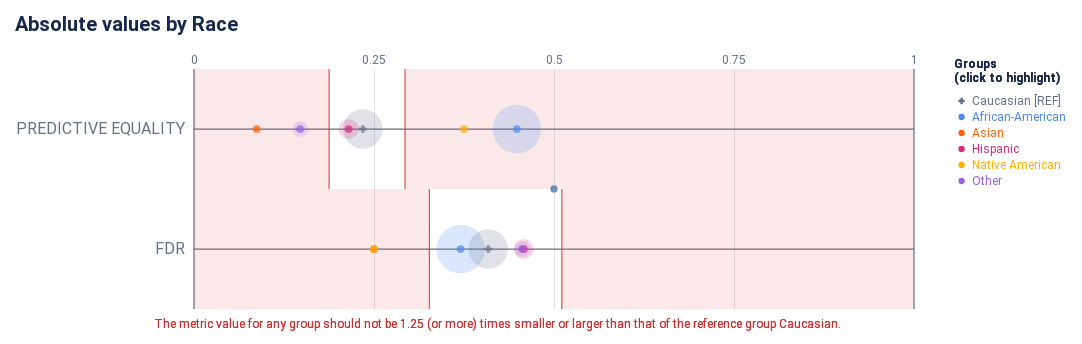

Notebook code cell kept with this figure:
### Markdown cell above
#### Check how the fairness threshold maps to the absolute values of each metric

### Code cell
ap.absolute(bdf, metrics, 'race', fairness_threshold = disparity_tolerance)

### Figure 1 — Vega-Lite specification as saved in the notebook (floating-point values rounded to 4 significant figures)
{"config": {"view": {"continuousWidth": 300, "continuousHeight": 300, "strokeWidth": 0}, "axisLeft": {"labelColor": "rgb(102, 111, 137)", "labelFont": "Roboto, Arial, sans-serif", "labelFontSize": 16}, "title": {"anchor": "start", "color": "rgb(25, 39, 78)", "font": "Roboto, Arial, sans-serif", "fontSize": 20, "fontWeight": "bold"}}, "layer": [{"data": {"name": "data-fc218cc0ce6583954e76f15117942866"}, "mark": {"type": "rule", "stroke": "rgb(102, 111, 137)", "strokeWidth": 1.25, "tooltip": null}, "encoding": {"x": {"field": "start", "scale": {"domain": [0, 1], "range": [40.0, 760.0]}, "type": "quantitative"}, "x2": {"field": "end"}, "y": {"axis": {"domain": false, "labelAngle": 0, "labelPadding": -30, "orient": "left", "ticks": false, "title": null}, "field": "y_position", "scale": {"domain": ["PREDICTIVE EQUALITY", "FDR"], "range": [30.0, 270.0]}, "type": "nominal"}}}, {"data": {"name": "data-530a0015f307685e83be78af23d6ae21"}, "mark": {"type": "rule", "stroke": "rgb(102, 111, 137)", "strokeWidth": 1.25, "tooltip": null}, "encoding": {"x": {"field": "x_position", "scale": {"domain": [0, 1], "range": [40.0, 760.0]}, "type": "quantitative"}, "y": {"value": 30.0}, "y2": {"value": 270.0}}}, {"data": {"name": "data-5583314adf91e201f1fae4954d44c62d"}, "mark": {"type": "text", "align": "center", "color": "rgb(102, 111, 137)", "font": "Roboto, Arial, sans-serif", "fontSize": 12, "fontWeight": "normal", "tooltip": null}, "encoding": {"text": {"field": "value", "type": "nominal"}, "x": {"field": "value", "scale": {"domain": [0, 1], "range": [40.0, 760.0]}, "type": "quantitative"}, "y": {"value": 21.0}}}, {"layer": [{"mark": {"type": "rect", "opacity": 0.8, "stroke": "rgb(211, 47, 47)", "strokeWidth": 1.25, "tooltip": null}, "encoding": {"x": {"field": "lower_threshold_value", "scale": {"domain": [0, 1], "range": [40.0, 760.0]}, "type": "quantitative"}, "x2": {"field": "lower_threshold_value"}, "y": {"axis": {"domain": false, "grid": false, "labels": false, "ticks": false, "title": null}, "field": "metric", "scale": {"domain": ["PREDICTIVE EQUALITY", "FDR"], "range": [30.0, 270.0]}, "type": "nominal"}}}, {"mark": {"type": "rect", "opacity": 0.8, "stroke": "rgb(211, 47, 47)", "strokeWidth": 1.25, "tooltip": null}, "encoding": {"x": {"field": "upper_threshold_value", "scale": {"domain": [0, 1], "range": [40.0, 760.0]}, "type": "quantitative"}, "x2": {"field": "upper_threshold_value"}, "y": {"axis": {"domain": false, "grid": false, "labels": false, "ticks": false, "title": null}, "field": "metric", "scale": {"domain": ["PREDICTIVE EQUALITY", "FDR"], "range": [30.0, 270.0]}, "type": "nominal"}}}, {"layer": [{"mark": {"type": "rect", "fill": "rgb(211, 47, 47)", "opacity": 0.1, "tooltip": null}, "encoding": {"x": {"field": "lower_threshold_value", "scale": {"domain": [0, 1], "range": [40.0, 760.0]}, "type": "quantitative"}, "x2": {"field": "lower_end"}, "y": {"axis": {"domain": false, "grid": false, "labels": false, "ticks": false, "title": null}, "field": "metric", "scale": {"domain": ["PREDICTIVE EQUALITY", "FDR"], "range": [30.0, 270.0]}, "type": "nominal"}}}, {"mark": {"type": "rect", "fill": "rgb(211, 47, 47)", "opacity": 0.1, "tooltip": null}, "encoding": {"x": {"field": "upper_threshold_value", "scale": {"domain": [0, 1], "range": [40.0, 760.0]}, "type": "quantitative"}, "x2": {"field": "upper_end"}, "y": {"axis": {"domain": false, "grid": false, "labels": false, "ticks": false, "title": null}, "field": "metric", "scale": {"domain": ["PREDICTIVE EQUALITY", "FDR"], "range": [30.0, 270.0]}, "type": "nominal"}}}]}, {"layer": [{"mark": {"type": "text", "align": "left", "baseline": "top", "fill": "rgb(211, 47, 47)", "font": "Roboto, Arial, sans-serif", "fontSize": 12, "fontWeight": "normal", "tooltip": null}, "encoding": {"text": {"value": "The metric value for any group should not be 1.25 (or more) times smaller or larger than that of the reference group Caucasian."}, "x": {"value": 0}, "y": {"value": 280.0}}}], "data": {"name": "data-de84bc8c822dac0bd3b12b0342548471"}}], "data": {"name": "data-5351a32f957a55e86fe1aa5bbd26947d"}}, {"layer": [{"data": {"name": "empty"}, "mark": {"type": "circle"}}, {"data": {"name": "data-6f78e3c2df91bcbd9c868a1c37493d02"}, "mark": {"type": "circle", "cursor": "pointer", "opacity": 0.2}, "encoding": {"color": {"condition": {"param": "param_7", "empty": true, "field": "attribute_value", "legend": null, "scale": {"domain": ["Caucasian", "African-American", "Asian", "Hispanic", "Native American", "Other"], "range": ["rgb(102, 111, 137)", "rgb(76, 136, 238)", "rgb(254, 97, 0)", "rgb(220, 38, 127)", "rgb(255, 176, 0)", "rgb(150, 95, 230)"]}, "type": "nominal"}, "value": "rgb(225, 226, 231)"}, "size": {"field": "group_size", "legend": null, "scale": {"domain": [0, 4435.0], "range": [0, 2827.0]}, "type": "quantitative"}, "tooltip": [{"field": "attribute_value", "title": "Group", "type": "nominal"}, {"field": "tooltip_group_size", "title": "Group Size", "type": "nominal"}, {"field": "tooltip_disparity_explanation_fpr", "title": "Disparity", "type": "nominal"}, {"field": "fpr", "format": ".2f", "title": "PREDICTIVE EQUALITY", "type": "quantitative"}], "x": {"axis": {"domain": false, "gridColor": "rgb(225, 226, 231)", "labels": false, "ticks": false, "title": null, "values": [0.25, 0.5, 0.75]}, "field": "fpr", "scale": {"domain": [0, 1], "range": [40.0, 760.0]}, "type": "quantitative"}, "y": {"axis": {"domain": false, "grid": false, "labels": false, "ticks": false, "title": null}, "field": "metric_variable", "scale": {"domain": ["PREDICTIVE EQUALITY", "FDR"], "range": [30.0, 270.0]}, "type": "nominal"}}, "name": "view_8", "transform": [{"calculate": "'PREDICTIVE EQUALITY'", "as": "metric_variable"}]}, {"data": {"name": "data-6f78e3c2df91bcbd9c868a1c37493d02"}, "mark": {"type": "circle", "cursor": "pointer", "opacity": 0.2}, "encoding": {"color": {"condition": {"param": "param_7", "empty": true, "field": "attribute_value", "legend": null, "scale": {"domain": ["Caucasian", "African-American", "Asian", "Hispanic", "Native American", "Other"], "range": ["rgb(102, 111, 137)", "rgb(76, 136, 238)", "rgb(254, 97, 0)", "rgb(220, 38, 127)", "rgb(255, 176, 0)", "rgb(150, 95, 230)"]}, "type": "nominal"}, "value": "rgb(225, 226, 231)"}, "size": {"field": "group_size", "legend": null, "scale": {"domain": [0, 4435.0], "range": [0, 2827.0]}, "type": "quantitative"}, "tooltip": [{"field": "attribute_value", "title": "Group", "type": "nominal"}, {"field": "tooltip_group_size", "title": "Group Size", "type": "nominal"}, {"field": "tooltip_disparity_explanation_fdr", "title": "Disparity", "type": "nominal"}, {"field": "fdr", "format": ".2f", "title": "FDR", "type": "quantitative"}], "x": {"axis": {"domain": false, "gridColor": "rgb(225, 226, 231)", "labels": false, "ticks": false, "title": null, "values": [0.25, 0.5, 0.75]}, "field": "fdr", "scale": {"domain": [0, 1], "range": [40.0, 760.0]}, "type": "quantitative"}, "y": {"axis": {"domain": false, "grid": false, "labels": false, "ticks": false, "title": null}, "field": "metric_variable", "scale": {"domain": ["PREDICTIVE EQUALITY", "FDR"], "range": [30.0, 270.0]}, "type": "nominal"}}, "name": "view_10", "transform": [{"calculate": "'FDR'", "as": "metric_variable"}]}, {"layer": [{"data": {"name": "empty"}, "mark": {"type": "point"}}, {"data": {"name": "data-6f78e3c2df91bcbd9c868a1c37493d02"}, "mark": {"type": "point", "cursor": "pointer", "filled": true, "size": 60}, "encoding": {"color": {"condition": {"param": "param_7", "empty": true, "field": "attribute_value", "legend": null, "scale": {"domain": ["Caucasian", "African-American", "Asian", "Hispanic", "Native American", "Other"], "range": ["rgb(102, 111, 137)", "rgb(76, 136, 238)", "rgb(254, 97, 0)", "rgb(220, 38, 127)", "rgb(255, 176, 0)", "rgb(150, 95, 230)"]}, "type": "nominal"}, "value": "rgb(225, 226, 231)"}, "shape": {"field": "attribute_value", "legend": null, "scale": {"domain": ["Caucasian", "African-American", "Asian", "Hispanic", "Native American", "Other"], "range": ["cross", "circle", "circle", "circle", "circle", "circle"]}, "type": "nominal"}, "tooltip": [{"field": "attribute_value", "title": "Group", "type": "nominal"}, {"field": "tooltip_group_size", "title": "Group Size", "type": "nominal"}, {"field": "tooltip_disparity_explanation_fpr", "title": "Disparity", "type": "nominal"}, {"field": "fpr", "format": ".2f", "title": "PREDICTIVE EQUALITY", "type": "quantitative"}], "x": {"axis": {"domain": false, "gridColor": "rgb(225, 226, 231)", "labels": false, "ticks": false, "title": null, "values": [0.25, 0.5, 0.75]}, "field": "fpr", "scale": {"domain": [0, 1], "range": [40.0, 760.0]}, "type": "quantitative"}, "y": {"axis": {"domain": false, "grid": false, "labels": false, "ticks": false, "title": null}, "field": "metric_variable", "scale": {"domain": ["PREDICTIVE EQUALITY", "FDR"], "range": [30.0, 270.0]}, "type": "nominal"}}, "name": "view_7", "transform": [{"calculate": "'PREDICTIVE EQUALITY'", "as": "metric_variable"}]}, {"data": {"name": "data-6f78e3c2df91bcbd9c868a1c37493d02"}, "mark": {"type": "point", "cursor": "pointer", "filled": true, "size": 60}, "encoding": {"color": {"condition": {"param": "param_7", "empty": true, "field": "attribute_value", "legend": null, "scale": {"domain": ["Caucasian", "African-American", "Asian", "Hispanic", "Native American", "Other"], "range": ["rgb(102, 111, 137)", "rgb(76, 136, 238)", "rgb(254, 97, 0)", "rgb(220, 38, 127)", "rgb(255, 176, 0)", "rgb(150, 95, 230)"]}, "type": "nominal"}, "value": "rgb(225, 226, 231)"}, "shape": {"field": "attribute_value", "legend": null, "scale": {"domain": ["Caucasian", "African-American", "Asian", "Hispanic", "Native American", "Other"], "range": ["cross", "circle", "circle", "circle", "circle", "circle"]}, "type": "nominal"}, "tooltip": [{"field": "attribute_value", "title": "Group", "type": "nominal"}, {"field": "tooltip_group_size", "title": "Group Size", "type": "nominal"}, {"field": "tooltip_disparity_explanation_fdr", "title": "Disparity", "type": "nominal"}, {"field": "fdr", "format": ".2f", "title": "FDR", "type": "quantitative"}], "x": {"axis": {"domain": false, "gridColor": "rgb(225, 226, 231)", "labels": false, "ticks": false, "title": null, "values": [0.25, 0.5, 0.75]}, "field": "fdr", "scale": {"domain": [0, 1], "range": [40.0, 760.0]}, "type": "quantitative"}, "y": {"axis": {"domain": false, "grid": false, "labels": false, "ticks": false, "title": null}, "field": "metric_variable", "scale": {"domain": ["PREDICTIVE EQUALITY", "FDR"], "range": [30.0, 270.0]}, "type": "nominal"}}, "name": "view_9", "transform": [{"calculate": "'FDR'", "as": "metric_variable"}]}]}]}, {"layer": [{"mark": {"type": "point", "cursor": "pointer", "filled": true, "opacity": 1, "size": 40}, "encoding": {"color": {"condition": {"param": "param_7", "empty": true, "field": "attribute_value", "legend": null, "scale": {"domain": ["Caucasian", "African-American", "Asian", "Hispanic", "Native American", "Other"], "range": ["rgb(102, 111, 137)", "rgb(76, 136, 238)", "rgb(254, 97, 0)", "rgb(220, 38, 127)", "rgb(255, 176, 0)", "rgb(150, 95, 230)"]}, "type": "nominal"}, "value": "rgb(225, 226, 231)"}, "shape": {"field": "attribute_value", "legend": null, "scale": {"domain": ["Caucasian", "African-American", "Asian", "Hispanic", "Native American", "Other"], "range": ["cross", "circle", "circle", "circle", "circle", "circle"]}, "type": "nominal"}, "x": {"value": 807.6}, "y": {"axis": {"domain": false, "grid": false, "labels": false, "ticks": false, "title": null}, "field": "attribute_value", "scale": {"domain": ["Caucasian", "African-American", "Asian", "Hispanic", "Native American", "Other"], "range": [54, 150]}, "type": "nominal"}}, "name": "view_11"}, {"mark": {"type": "text", "align": "left", "baseline": "middle", "cursor": "pointer", "font": "Roboto, Arial, sans-serif", "fontSize": 12, "fontWeight": "normal"}, "encoding": {"color": {"condition": {"param": "param_7", "empty": true, "field": "attribute_value", "legend": null, "scale": {"domain": ["Caucasian", "African-American", "Asian", "Hispanic", "Native American", "Other"], "range": ["rgb(102, 111, 137)", "rgb(76, 136, 238)", "rgb(254, 97, 0)", "rgb(220, 38, 127)", "rgb(255, 176, 0)", "rgb(150, 95, 230)"]}, "type": "nominal"}, "value": "rgb(225, 226, 231)"}, "text": {"field": "label", "type": "nominal"}, "x": {"value": 818.1}, "y": {"axis": {"domain": false, "grid": false, "labels": false, "ticks": false, "title": null}, "field": "attribute_value", "scale": {"domain": ["Caucasian", "African-American", "Asian", "Hispanic", "Native American", "Other"], "range": [54, 150]}, "type": "nominal"}}, "name": "view_12"}, {"data": {"name": "data-de84bc8c822dac0bd3b12b0342548471"}, "mark": {"type": "text", "align": "left", "baseline": "top", "color": "rgb(25, 39, 78)", "font": "Roboto, Arial, sans-serif", "fontSize": 12, "fontWeight": "bold"}, "encoding": {"text": {"value": "(click to highlight)"}, "x": {"value": 800}, "y": {"value": 34}}}, {"data": {"name": "data-de84bc8c822dac0bd3b12b0342548471"}, "mark": {"type": "text", "align": "left", "baseline": "top", "color": "rgb(25, 39, 78)", "font": "Roboto, Arial, sans-serif", "fontSize": 12, "fontWeight": "bold"}, "encoding": {"text": {"value": "Groups"}, "x": {"value": 800}, "y": {"value": 20}}}], "data": {"name": "data-3e27e4e87f74af36c3e29f09d11184ba"}}], "height": 300, "padding": {"top": 15, "bottom": 5.0, "left": 15, "right": 15}, "params": [{"name": "param_9", "select": {"type": "point", "fields": ["attribute_value"]}, "views": ["view_8"]}, {"name": "param_11", "select": {"type": "point", "fields": ["attribute_value"]}, "views": ["view_10"]}, {"name": "param_8", "select": {"type": "point", "fields": ["attribute_value"]}, "views": ["view_7"]}, {"name": "param_10", "select": {"type": "point", "fields": ["attribute_value"]}, "views": ["view_9"]}, {"name": "param_7", "select": {"type": "point", "fields": ["attribute_value"]}, "views": ["view_11"]}, {"name": "param_12", "select": {"type": "point", "fields": ["attribute_value"]}, "views": ["view_12"]}], "resolve": {"scale": {"size": "independent", "y": "independent"}}, "title": "Absolute values by Race", "usermeta": {"embedOptions": {"scaleFactor": 5, "downloadFileName": "absolute_chart"}}, "width": 800, "$schema": "https://vega.github.io/schema/vega-lite/v5.20.1.json", "datasets": {"data-fc218cc0ce6583954e76f15117942866": [{"y_position": "PREDICTIVE EQUALITY", "start": 0, "end": 1}, {"y_position": "FDR", "start": 0, "end": 1}], "data-530a0015f307685e83be78af23d6ae21": [{"x_position": 0}, {"x_position": 1}], "data-5583314adf91e201f1fae4954d44c62d": [{"value": 0.0}, {"value": 0.25}, {"value": 0.5}, {"value": 0.75}, {"value": 1.0}], "data-5351a32f957a55e86fe1aa5bbd26947d": [{"lower_end": 0, "upper_end": 1, "lower_threshold_value": 0.1876, "upper_threshold_value": 0.2932, "metric": "PREDICTIVE EQUALITY"}, {"lower_end": 0, "upper_end": 1, "lower_threshold_value": 0.3269, "upper_threshold_value": 0.5108, "metric": "FDR"}], "data-de84bc8c822dac0bd3b12b0342548471": [{"a": 1, "b": 0}, {"a": 1, "b": 0}], "empty": [{}], "data-6f78e3c2df91bcbd9c868a1c37493d02": [{"attribute_name": "race", "attribute_value": "African-American", "group_size": 3696, "total_entities": 7214, "fpr": 0.4485, "fdr": 0.3703, "fpr_disparity": 1.912, "fdr_disparity": 0.9061, "fpr_disparity_scaled": 0.9121, "fdr_disparity_scaled": -0.1036, "tooltip_group_size": "3,696 (51.23%)", "tooltip_disparity_explanation_fpr": "1.91 times larger FPR than the reference group", "tooltip_disparity_explanation_fdr": "1.10 times smaller FDR than the reference group"}, {"attribute_name": "race", "attribute_value": "Asian", "group_size": 32, "total_entities": 7214, "fpr": 0.08696, "fdr": 0.25, "fpr_disparity": 0.3707, "fdr_disparity": 0.6117, "fpr_disparity_scaled": -1.697, "fdr_disparity_scaled": -0.6347, "tooltip_group_size": "32 (0.44%)", "tooltip_disparity_explanation_fpr": "2.70 times smaller FPR than the reference group", "tooltip_disparity_explanation_fdr": "1.63 times smaller FDR than the reference group"}, {"attribute_name": "race", "attribute_value": "Caucasian", "group_size": 2454, "total_entities": 7214, "fpr": 0.2345, "fdr": 0.4087, "fpr_disparity": 1.0, "fdr_disparity": 1.0, "fpr_disparity_scaled": 0.0, "fdr_disparity_scaled": 0.0, "tooltip_group_size": "2,454 (34.02%)", "tooltip_disparity_explanation_fpr": "Reference group", "tooltip_disparity_explanation_fdr": "Reference group"}, {"attribute_name": "race", "attribute_value": "Hispanic", "group_size": 637, "total_entities": 7214, "fpr": 0.2148, "fdr": 0.4579, "fpr_disparity": 0.9159, "fdr_disparity": 1.12, "fpr_disparity_scaled": -0.09184, "fdr_disparity_scaled": 0.1205, "tooltip_group_size": "637 (8.83%)", "tooltip_disparity_explanation_fpr": "1.09 times smaller FPR than the reference group", "tooltip_disparity_explanation_fdr": "1.12 times larger FDR than the reference group"}, {"attribute_name": "race", "attribute_value": "Native American", "group_size": 18, "total_entities": 7214, "fpr": 0.375, "fdr": 0.25, "fpr_disparity": 1.599, "fdr_disparity": 0.6117, "fpr_disparity_scaled": 0.5989, "fdr_disparity_scaled": -0.6347, "tooltip_group_size": "18 (0.25%)", "tooltip_disparity_explanation_fpr": "1.60 times larger FPR than the reference group", "tooltip_disparity_explanation_fdr": "1.63 times smaller FDR than the reference group"}, {"attribute_name": "race", "attribute_value": "Other", "group_size": 377, "total_entities": 7214, "fpr": 0.1475, "fdr": 0.4557, "fpr_disparity": 0.6291, "fdr_disparity": 1.115, "fpr_disparity_scaled": -0.5897, "fdr_disparity_scaled": 0.1151, "tooltip_group_size": "377 (5.23%)", "tooltip_disparity_explanation_fpr": "1.59 times smaller FPR than the reference group", "tooltip_disparity_explanation_fdr": "1.12 times larger FDR than the reference group"}], "data-3e27e4e87f74af36c3e29f09d11184ba": [{"attribute_value": "Caucasian", "label": "Caucasian [REF]"}, {"attribute_value": "African-American", "label": "African-American"}, {"attribute_value": "Asian", "label": "Asian"}, {"attribute_value": "Hispanic", "label": "Hispanic"}, {"attribute_value": "Native American", "label": "Native American"}, {"attribute_value": "Other", "label": "Other"}]}}
